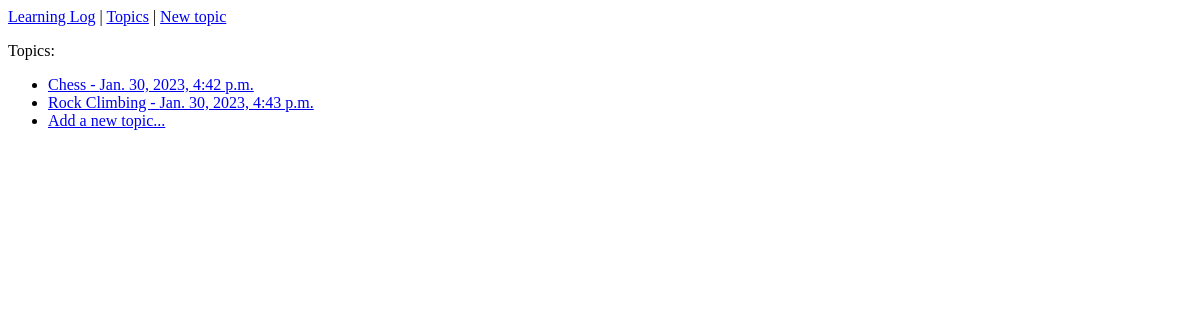
Before: /topics/ with the older database file.
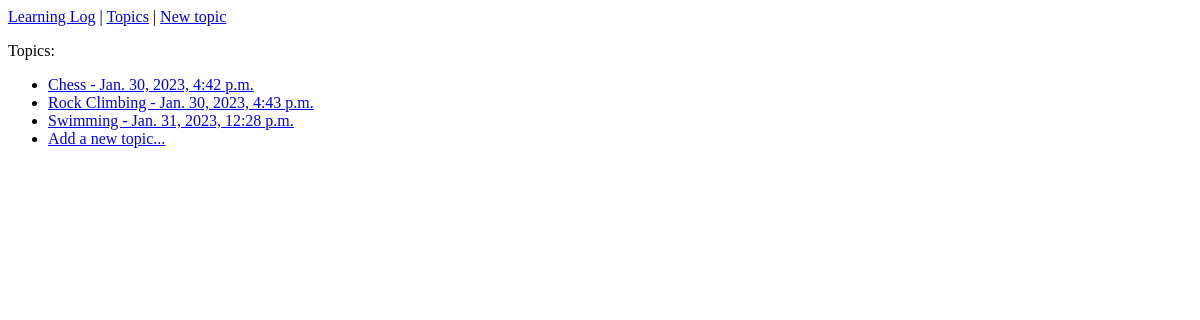
After: the same page with the newer database file.
### learning_logs/models.py (models this page shows)
class Topic(models.Model):
    text = models.CharField(max_length=200)
    date_added = models.DateTimeField(auto_now_add=True)
    def __str__(self):
        return self.text

### learning_logs/views.py (the view)
# urls.py: path('topics/', views.topics, name='topics'),
def topics(request):
    topics = Topic.objects.order_by('date_added')
    context = {'topics': topics}
    return render(request, 'learning_logs/topics.html', context)

### learning_logs/templates/learning_logs/topics.html
{% extends 'learning_logs/base.html' %}
{% block content %}
  <p>Topics:</p>
  <ul>
    {% for topic in topics %}
      <li><a href="{% url 'learning_logs:topic' topic.id %}">{{ topic }} - {{ topic.date_added }}</a></li>
    {% empty %}
      <li>No topics have  been added yet.</li>
    {% endfor %}
    <li><a href="{% url 'learning_logs:new_topic' %}">Add a new topic...</a></li>
  </ul>
{% endblock content %}

Changed rows visible on the page:
added Topic: text "Swimming", date_added "Jan. 31, 2023, 12:28 p.m."
